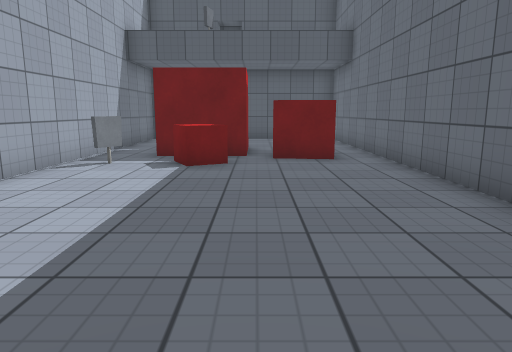
[1] (above)

17 first-person views from a walk through a Unity game level. The camera is 1.2 m above the floor, tilts 10° down and sees 70° across. The floor is counted in squares, 1 m on a side. Each view is taken from the middle of a square. On the plan, view 1 faces up. The plan holds only what a view shows up to about 15 squares ahead; the rest is blank. The place goes on beyond the plan. The player is left out. Surface patterns are stand-ins for the level's own textures.

[2]
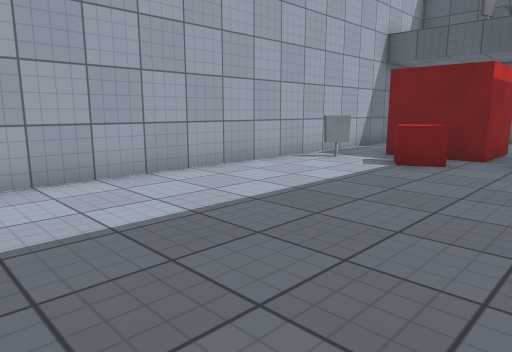

[3]
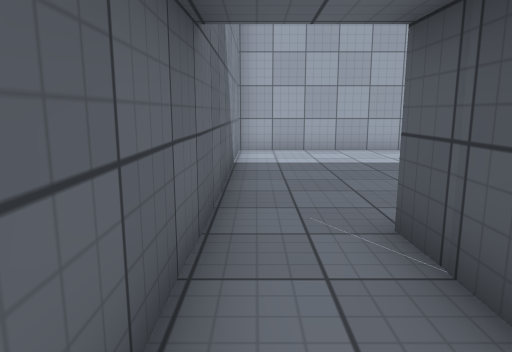

[4]
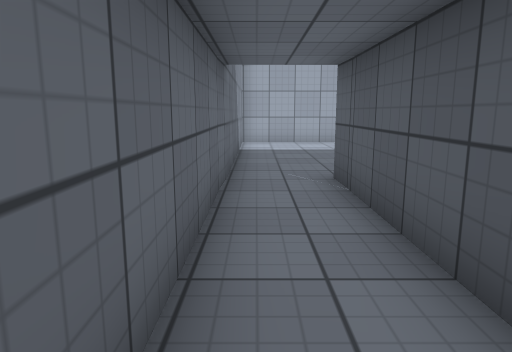

[5]
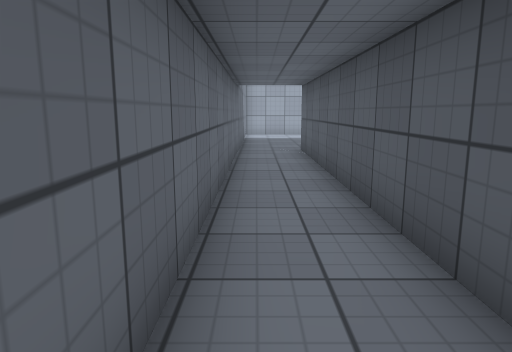

[6]
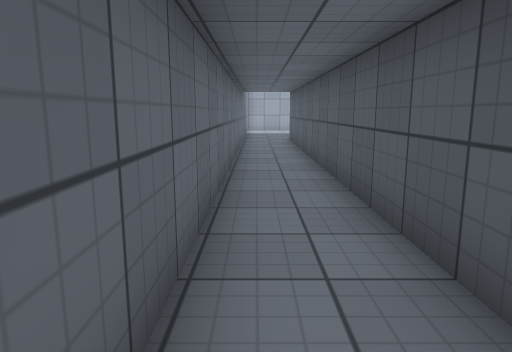

[7]
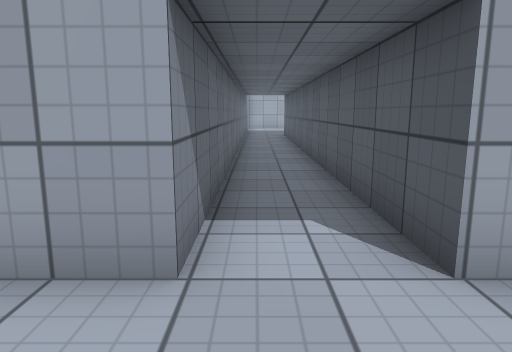

[8]
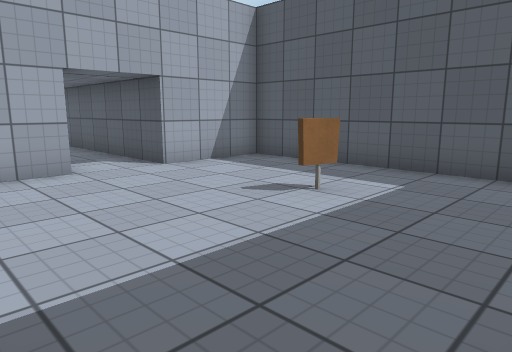

[9]
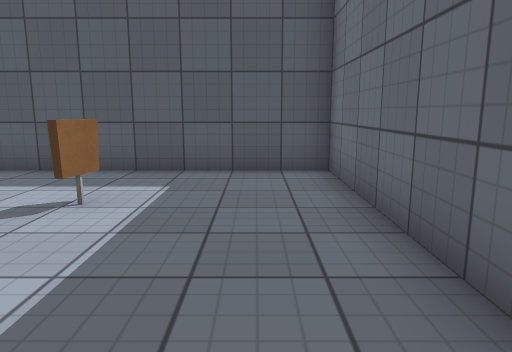

[10]
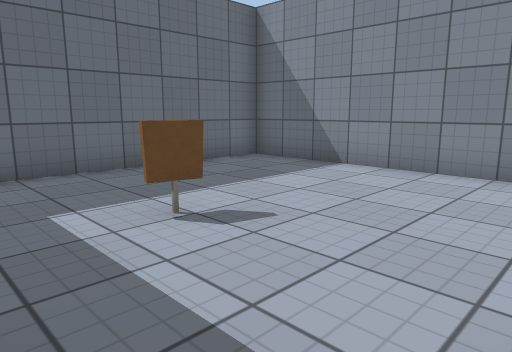

[11]
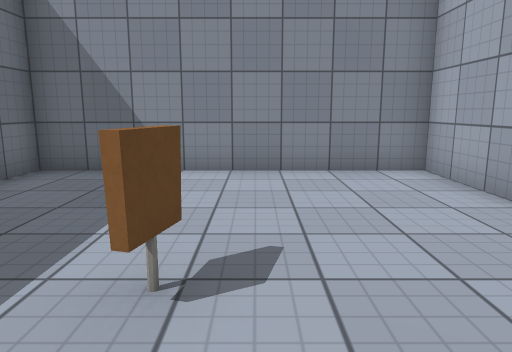

[12]
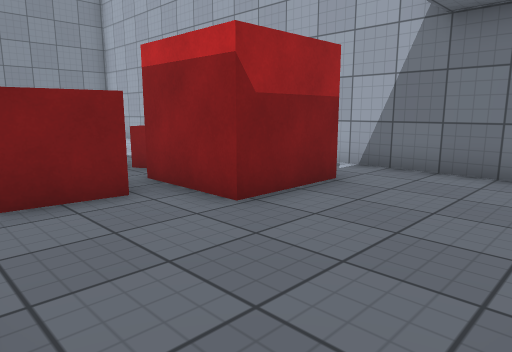

[13]
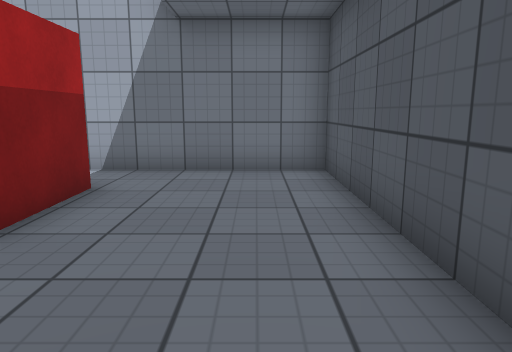

[14]
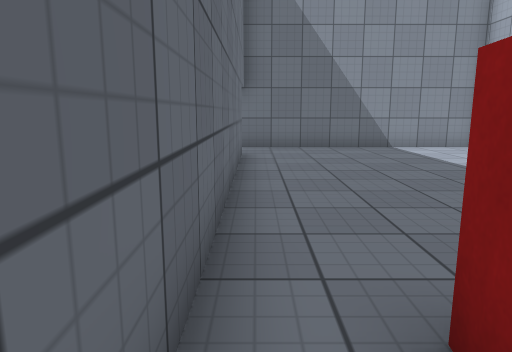

[15]
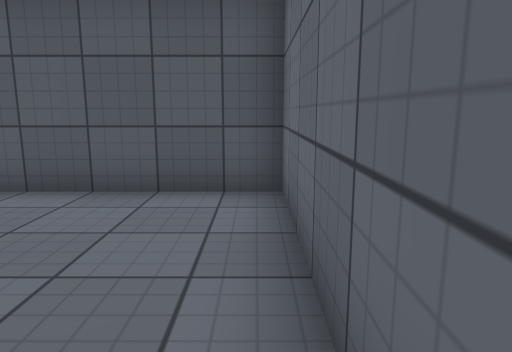

[16]
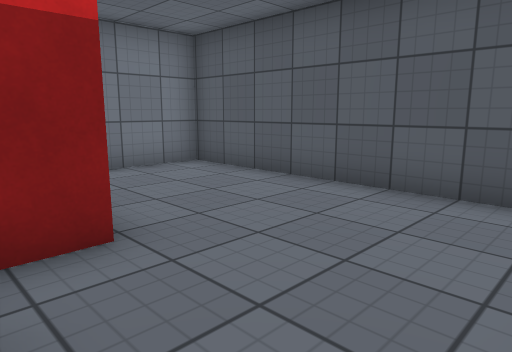

[17]
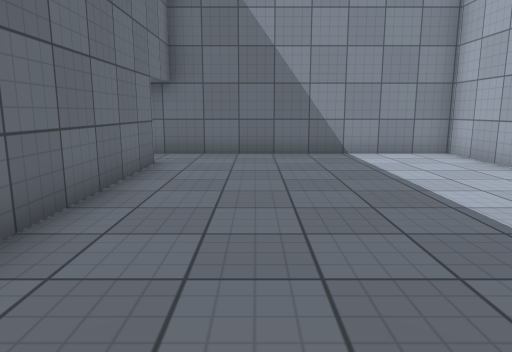

### Floor plan
Points are (right, up) in squares from view 1. A wall is a line through its corners. A room is listed if a view was taken in it or the views show most of it. See-through windows are left out.
Room 1 (views 1, 2, 3, 4, 5, 6, 12, 13, 14, 15, 16, 17)
walls: (19.5, 0.5) (3.4, 0.5) (3.4, 16.4) (-4.6, 16.4) (-4.6, -1.6) (19.5, -1.6)
ways out: opening at (19.5, -0.5) to room 2
objects: other object (-4, 8) to (-3, 9); red cube (-2, 8) to (-1, 9); red cube (-2, 10) to (-1, 12); red cube (1, 10) to (2, 11)
Room 2 (views 7, 8, 9, 10, 11)
walls: (19.5, -1.6) (19.5, -4.5) (27.5, -4.5) (27.5, 3.5) (19.5, 3.5) (19.5, 0.5)
ways out: opening at (19.5, -0.5) to room 1
objects: other object (24, 1)

Where each view was taken, in squares from view 1:
view 1: 0 up, 0 right, facing up
view 2: 0 up, 2 right, facing up-left
view 3: 1 down, 7 right, facing left
view 4: 1 down, 10 right, facing left
view 5: 1 down, 15 right, facing left
view 6: 1 down, 19 right, facing left
view 7: 1 down, 22 right, facing left
view 8: 4 down, 27 right, facing up-left
view 9: 4 down, 26 right, facing up
view 10: 3 up, 20 right, facing down-right
view 11: 3 up, 23 right, facing down
view 12: 16 up, 3 right, facing down-left
view 13: 15 up, 3 right, facing left
view 14: 11 up, 3 right, facing down
view 15: 11 up, 3 right, facing up
view 16: 11 up, 3 right, facing up-left
view 17: 9 up, 1 right, facing down
